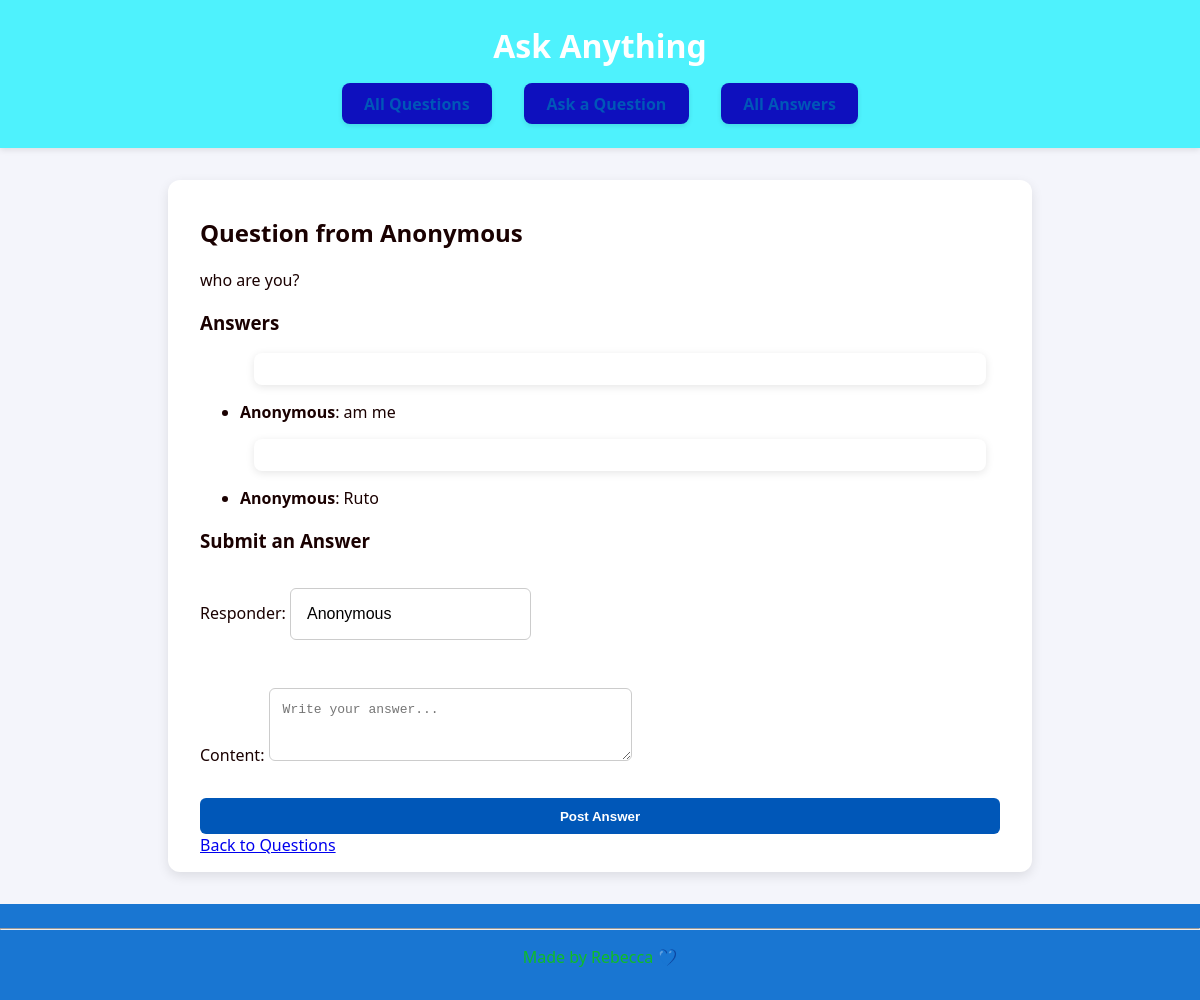
The app's page /answer/1/ with its own data.
### question/models.py (models this page shows, shortened)
class Question(models.Model):
    content = models.TextField()
    author = models.CharField(max_length=100, default="Anonymous")
    created_at = models.DateTimeField(auto_now_add=True)

### answer/models.py (models this page shows, shortened)
class Answer(models.Model):
    question = models.ForeignKey(Question, on_delete=models.CASCADE)
    content = models.TextField()
    responder = models.CharField(max_length=100, default="Anonymous")
    created_at = models.DateTimeField(auto_now_add=True)

### answer/views.py (the view)
# urls.py: path('<int:question_id>/', views.question_detail, name='question-detail'),
def question_detail(request, question_id):
    question = get_object_or_404(Question, pk=question_id)
    answers = Answer.objects.filter(question=question)
    if request.method == 'POST':
        form = AnswerForm(request.POST)
        if form.is_valid():
            answer = form.save(commit=False)
            answer.question = question
            answer.save()
            return redirect('question-detail', question_id=question.id)
    else:
        form = AnswerForm()
    return render(request, 'answer/detail.html', {
        'question': question,
        'answers': answers,
        'form': form
    })

### answer/forms.py
class AnswerForm(forms.ModelForm):
    class Meta:
        model = Answer
        fields = ['responder', 'content']
        widgets = {
            'content': forms.Textarea(attrs={'rows': 3, 'placeholder': 'Write your answer...'}),
            'responder': forms.TextInput(attrs={'placeholder': 'Name or leave blank for Anonymous'}),
        }

### answer/templates/answer/detail.html (shortened to what this page needs)
{% extends 'base.html' %}
{% block content %}
<h2>Question from {{ question.author }}</h2>
<p>{{ question.content }}</p>
<h3>Answers</h3>
<ul>
  {% for a in answers %}
  <div class="card"></div>
    <li><strong>{{ a.responder }}</strong>: {{ a.content }}</li>
  {% empty %}
    <li>No answers yet.</li>
  {% endfor %}
</ul>
<h3>Submit an Answer</h3>
<form method="POST">
    {{ form.as_p }}
    <button type="submit">Post Answer</button>
</form>
<a href="/question/">Back to Questions</a>
{% endblock %}

### static/css/styles.css (style rules this page uses)
body { font-family: 'Segoe UI', sans-serif; background: #f4f5fb; color: #1a0101; margin: 0; padding: 0; }
form { display: flex; flex-direction: column; gap: 1em; }
input[type="text"], textarea { padding: 1em; border: 1px solid #ccc; border-radius: 6px; font-size: 1em; }
button { background: #0057b8; color: white; padding: 0.8em; border: none; border-radius: 6px; font-weight: bold; cursor: pointer; transition: background 0.3s ease; }
.card { background: white; padding: 1em; border-radius: 8px; margin: 1em auto; max-width: 700px; box-shadow: 0 2px 8px rgba(0, 0, 0, 0.1); }

### records on screen
Question: author "Anonymous", content "who are you?"
Answer: responder "Anonymous", content "am me"
Answer: responder "Anonymous", content "Ruto"
